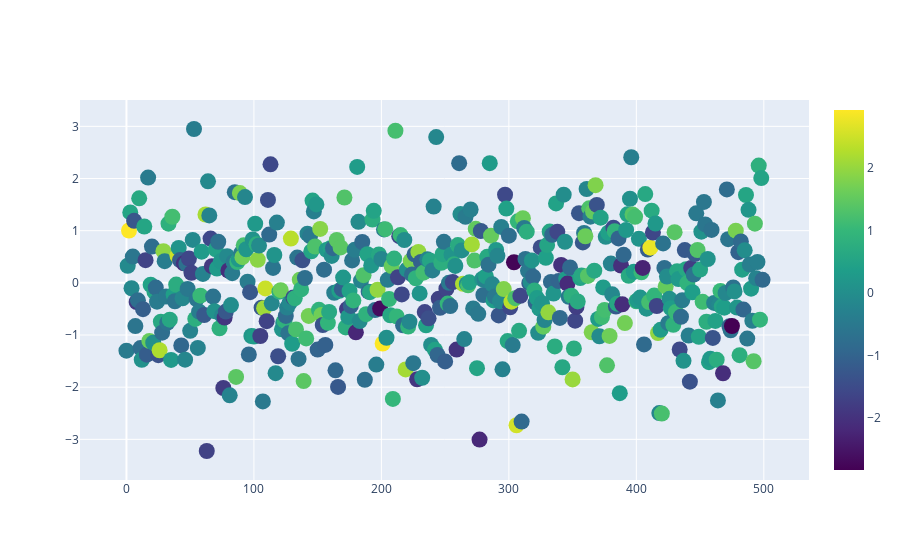

Notebook code for this chart:
### Code cell
import plotly.graph_objects as go
import numpy as np

fig = go.Figure(data=go.Scatter(
    y = np.random.randn(500),
    mode='markers',
    marker=dict(
        size=16,
        color=np.random.randn(500), #set color equal to a variable
        colorscale='Viridis', # one of plotly colorscales
        showscale=True
    )
))

fig.show()

### Figure 1 — Plotly figure (JSON) as saved in the notebook; plotly's stock layout.template omitted (floating-point values rounded to 4 significant figures; data arrays with more than 128 entries replaced by an {"elided": "..."} marker saying what was removed)
{"data": [{"marker": {"color": {"elided": "500 float values"}, "colorscale": [[0, "#440154"], [0.1111, "#482878"], [0.2222, "#3e4989"], [0.3333, "#31688e"], [0.4444, "#26828e"], [0.5556, "#1f9e89"], [0.6667, "#35b779"], [0.7778, "#6ece58"], [0.8889, "#b5de2b"], [1, "#fde725"]], "showscale": true, "size": 16}, "mode": "markers", "type": "scatter", "y": {"elided": "500 float values"}}], "layout": {}}
